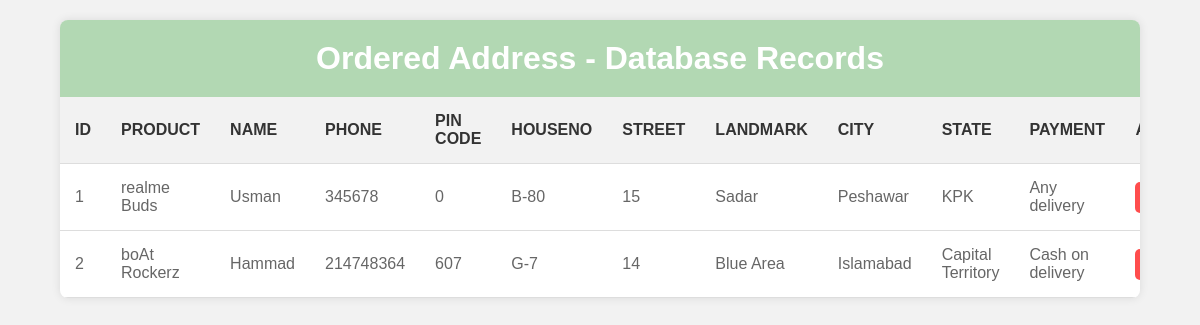
Page /order_admin.php on the committed database.
### tables this page shows
CREATE TABLE `address` (
  `Id` int (10) NOT NULL, 
  `product` varchar(40) NOT NULL,
  `name` varchar(30) NOT NULL,
  `phone` int(10) NOT NULL,
  `pincode` int(10) NOT NULL,
  `houseno` varchar(10) NOT NULL,
  `Street` int (20) NOT NULL,
  `landmark` varchar(20) NOT NULL,
  `city` varchar(40) NOT NULL,
  `state` varchar(30) NOT NULL,
  `payment` varchar(30) NOT NULL
);

### order_admin.php (the view, shortened to what this page needs)
<!DOCTYPE html>
<html lang="en">
<head>
    <link rel="stylesheet" href="admin.css">
</head>
<body>
    <div class="container">
        <h1><b>Ordered Address - Database Records</b></h1>
        <table>
            <thead>
                <tr>
                    <th>ID</th>
                    <th>Product</th>
                    <th>Name</th>
                    <th>Phone</th>
                    <th>Pin Code</th>
                    <th>Houseno</th>
                    <th>Street</th>
                    <th>Landmark</th>
                    <th>City</th>
                    <th>State</th>
                    <th>Payment</th>
                    <th class="action-cell">Action</th>
                </tr>
            </thead>
            <tbody>
                <?php
                $servername = "localhost";
                $username = "root";
                $password = "";
                $dbname = "accessories_hub";
                $conn = new mysqli($servername, $username, $password, $dbname);
                $sql = "SELECT product, name, phone, pincode, houseno, street, landmark, city, state, payment FROM address";
                $result = $conn->query($sql);
                if ($result->num_rows > 0) {
                    $counter = 1;
                    while($row = $result->fetch_assoc()) {
                        echo "<tr>";
                        echo "<td>".$counter."</td>";
                        echo "<td>".$row["product"]."</td>";
                        echo "<td>".$row["name"]."</td>";
                        echo "<td>".$row["phone"]."</td>";
                        echo "<td>".$row["pincode"]."</td>";
                        echo "<td>".$row["houseno"]."</td>";
                        echo "<td>".$row["street"]."</td>";
                        echo "<td>".$row["landmark"]."</td>";
                        echo "<td>".$row["city"]."</td>";
                        echo "<td>".$row["state"]."</td>";
                        echo "<td>".$row["payment"]."</td>";
                        echo "<td class='action-cell'><button class='delete-btn' onclick='confirmDelete(\"".$row["phone"]."\", \"".$row["name"]."\")'>Delete</button></td>";
                        echo "</tr>";
                        $counter++;
                    }
                } else {
                    echo "<tr><td colspan='9'>No records found</td></tr>";
                }
                ?>
            </tbody>
        </table>
    </div>
</body>
</html>

### admin.css (style rules this page uses)
body { font-family: Arial, sans-serif; margin: 0; padding: 0; background-color: #f2f2f2; }
.container { width: 90%; margin: 20px auto; background-color: #ffffff00; border-radius: 8px; box-shadow: 0 0 10px rgba(0, 0, 0, 0.1); overflow: hidden; }
h1 { text-align: center; padding: 20px 0; background-color: #4caf4f62; color: white; margin: 0; }
table { width: 100%; border-collapse: collapse; }
th, td { padding: 15px; text-align: left; border-bottom: 1px solid #ddd; }
th { background-color: #f2f2f2; color: #333; font-weight: bold; text-transform: uppercase; }
td { background-color: #fff; color: #666; }
.action-cell { text-align: center; }
.delete-btn { background-color: #ff4d4d; color: #fff; border: none; padding: 8px 12px; cursor: pointer; border-radius: 5px; transition: background-color 0.3s ease; }

### rows in the picture
address: product "realme Buds", name "Usman", phone "345678", pincode "0", houseno "B-80", Street "15", landmark "Sadar", city "Peshawar", state "KPK", payment "Any delivery"
address: product "boAt Rockerz", name "Hammad", phone "214748364", pincode "607", houseno "G-7", Street "14", landmark "Blue Area", city "Islamabad", state "Capital Territory", payment "Cash on delivery"
